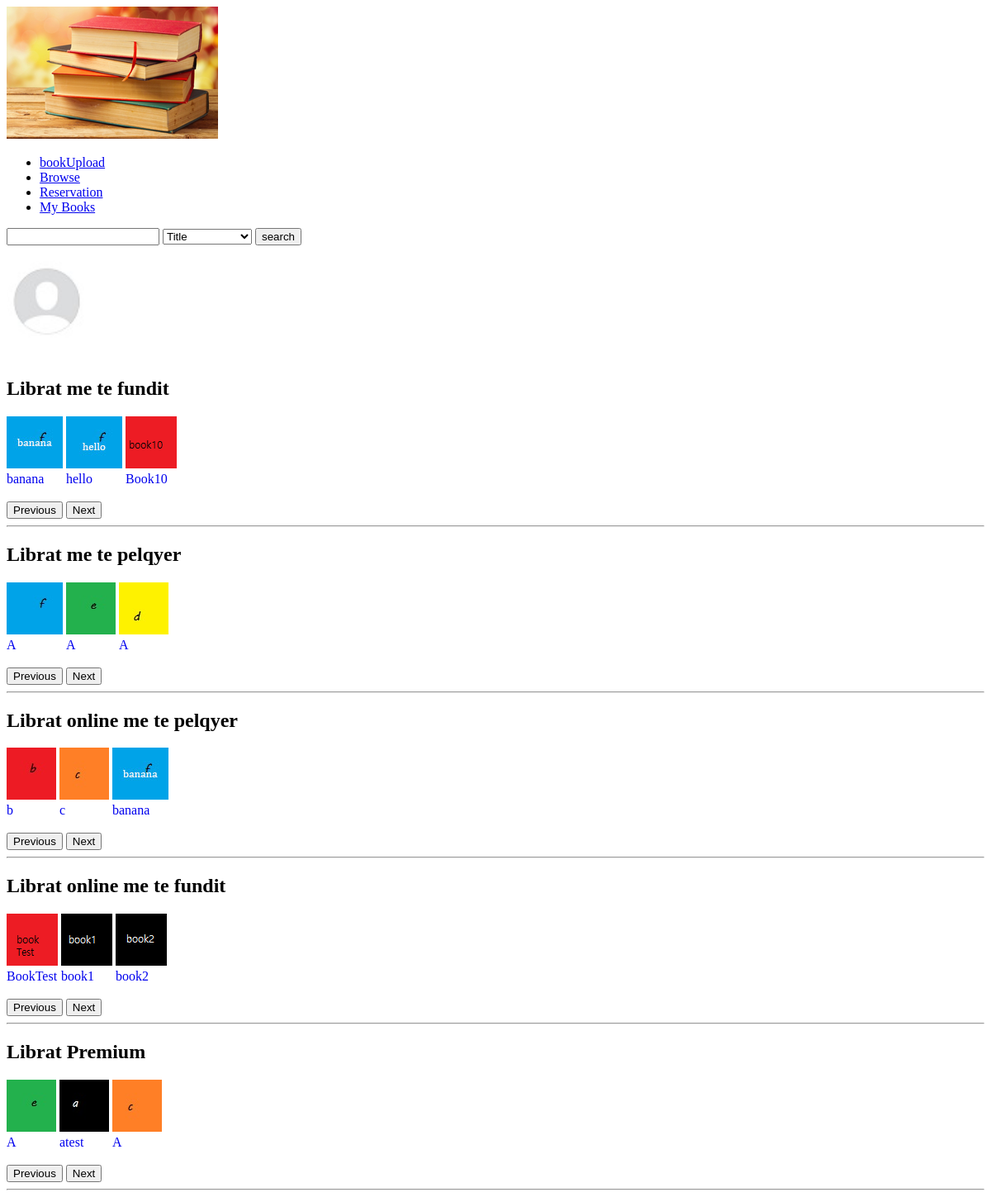
Page /user/home.php on the committed database.
### tables this page shows
CREATE TABLE `book` (
  `ISBN` varchar(30) NOT NULL,
  `title` varchar(50) NOT NULL,
  `publication_year` date NOT NULL,
  `publish_house` int(11) NOT NULL,
  `quantity` int(11) NOT NULL,
  `price` int(11) NOT NULL,
  `reservation_points` int(11) NOT NULL,
  `cover_photo` varchar(100) DEFAULT NULL,
  `description` varchar(200) DEFAULT NULL,
  `likes` int(11) DEFAULT NULL,
  `monthly_likes` int(11) DEFAULT 0
);

CREATE TABLE `online_books` (
  `id` int(11) NOT NULL,
  `user_id` int(11) NOT NULL,
  `title` varchar(40) NOT NULL,
  `publish_date` date NOT NULL,
  `likes` int(11) NOT NULL,
  `cover_photo` varchar(100) DEFAULT NULL,
  `description` varchar(200) DEFAULT NULL,
  `book_path` varchar(100) DEFAULT NULL,
  `monthly_likes` int(11) DEFAULT 0
);

### user/functions/bookSlider.php (the view)
<?php
	function createSlider($slideTitle, $queryResult, $type, $booksPerSlider, $slideNumber){
		echo "<div>";
		$ok=true;
		echo "<h2>".$slideTitle."</h2>";
		while ($ok) {
			echo "<div class='slidet".$slideNumber." fade'>";
			for($j=0;$j<$booksPerSlider;$j++){
				if($book=$queryResult->fetch_assoc()){
					if($type=="offline"){
					?>
						<a href="book.php?isbn=<?php echo $book['ISBN'] ?>">
						<div style="display: inline-block;">
						<img src="../images/books/<?php echo $book['cover_photo'] ?>"> <br>
						<?php echo $book["title"]; ?>
						</div></a>
					<?php
					}
					else{
					?>
						<a href="book.php?id=<?php echo $book['id'] ?>">
						<div style="display: inline-block;">
						<img src="../images/onlineBooks/<?php echo $book['cover_photo'] ?>"> <br>
						<?php echo $book["title"]; ?>
						</div></a>
					<?php
					}
				}
				else{
					$ok=false;
					break;
				}
			}
			echo "</div>";
		}
		echo "</div>";
		echo "<br>";
		echo "<button onclick='slide(-1,".($slideNumber-1).")'>Previous</button> ";
		echo "<button onclick='slide(1,".($slideNumber-1).")'>Next</button>";
		echo "<hr>";
	}
?>

### user/home.php (shortened to what this page needs)
<?php
	include "functions/DBconnection.php";
		$username=$_SESSION["username"];
		$sql="SELECT `name`,`surname`,`points`,`profile_photo` FROM users WHERE username='{$username}'";
		$result=$connection->query($sql);
		$user = $result->fetch_assoc();
		$numberOfBooksLimited=10;
		$sql="SELECT `ISBN`, title, cover_photo FROM book ORDER BY publication_year DESC LIMIT ".$numberOfBooksLimited;
		$libratSipasDates=$connection->query($sql);
		$sql="SELECT `ISBN`, title, cover_photo FROM book ORDER BY likes DESC LIMIT ".$numberOfBooksLimited;
		$libratSipasPelqimeve=$connection->query($sql);
		$sql="SELECT `id`, title, cover_photo FROM online_books ORDER BY likes DESC LIMIT ".$numberOfBooksLimited;
		$libratOnlineSipasPelqimeve=$connection->query($sql);
		$sql="SELECT `id`, title, cover_photo FROM online_books ORDER BY publish_date DESC LIMIT ".$numberOfBooksLimited;
		$libratOnlineSipasDates=$connection->query($sql);
		$sql="SELECT `ISBN`, title, cover_photo FROM book WHERE reservation_points!=0 ORDER BY reservation_points DESC LIMIT ".$numberOfBooksLimited;
		$libratPremium=$connection->query($sql);
?>
<!DOCTYPE html>
<html>
<head>
	<link rel="stylesheet" type="text/css" href="/BibliotekaOnline/Styles/home.css">
</head>
<body>
	<div>
		<a href="home.php"><img src="/BibliotekaOnline/images/app/libraryLogo.ico"></a>
		<ul>
			<li><a href="bookUpload.php"> bookUpload </a></li>
			<li><a href="browse.php"> Browse </a></li>
			<li><a href="reservation.php">Reservation</a></li>
			<li><a href="myBooks.php">My Books</a></li>
		</ul>
		<form action="search.php" method="get">
		<input type="text" name="searchQuery" onkeyup="liveSearch(this.value)" autocomplete="off">
		<select name="filter" id="filter">
			<option value="title">Title</option>
		</select>
		<input type="submit" name="search" value="search">
		</form>
	</div>
	<br>
		<a href="profile.php">
			<div  id="profili">
			<?php
				$profilePhotoPath="/BibliotekaOnline/images/users/";
				if(empty($user["profile_photo"])){
						$profilePhotoPath.="default.jpg";
				}
				else{
					$profilePhotoPath.=$user["profile_photo"];
				}
				?>
			<img id="profile_photo" src="<?php  echo $profilePhotoPath  ?>">
			</div>
		</a>
				<br>
			<?php
				include "functions/bookSlider.php";
				createSlider("Librat me te fundit",$libratSipasDates,"offline",3,1);
				createSlider("Librat online me te pelqyer",$libratOnlineSipasPelqimeve,"online",3,3);
			?>
</body>
</html>

### Styles/home.css (style rules this page uses)
.slidet1,.slidet2,.slidet3,.slidet4,.slidet5 { display: none; }
img { position: relative; }
#profile_photo { width: 100px; height: 100px; border-radius: 50%; }

### rows in the picture
book: cover_photo (picture), title "banana"
book: cover_photo (picture), title "hello"
book: cover_photo (picture), title "Book10"
book: cover_photo (picture), title "A"
book: cover_photo (picture), title "A"
book: cover_photo (picture), title "A"
online_books: cover_photo (picture), title "b"
online_books: cover_photo (picture), title "c"
online_books: cover_photo (picture), title "banana"
online_books: cover_photo (picture), title "BookTest"
online_books: cover_photo (picture), title "book1"
online_books: cover_photo (picture), title "book2"
book: cover_photo (picture), title "atest"
book: cover_photo (picture), title "A"

### other values in the picture
$slideTitle "Librat me te fundit Librat me te pelqyer Librat online me te pelqyer Librat online me te fundit Librat Premium"
